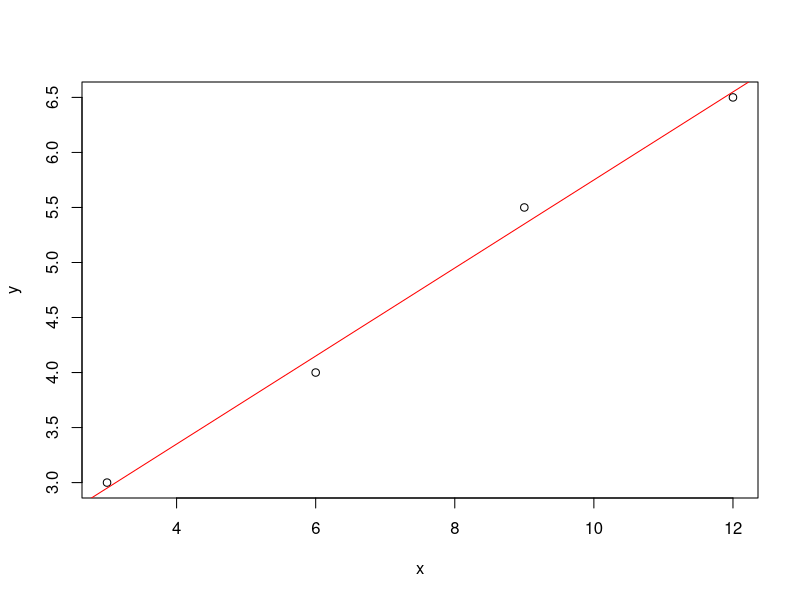

The R script that drew this image:
#모델링과 예측
##데이터 생성
x <- c(3.0, 6.0, 9.0, 12.0)
y <- c(3.0, 4.0, 5.5, 6.5)
x; y
m <- lm(y~x)
m

## 시각화

plot(x, y)
abline(m, col='red')

#매개변수 확인
coef(m)

#모델에 의한 예측값(y값) 계산(fitted)
fitted(m)

#오차(잔차)
residuals(m)

##모델 자세히 살펴보기
summary(m)

##모델을 이용한 예측
### 새로운 샘플
newx <- data.frame(x = c(1.2, 2.0, 20.65))
newx

###예측, predict()
predict(m, newdata = newx)

